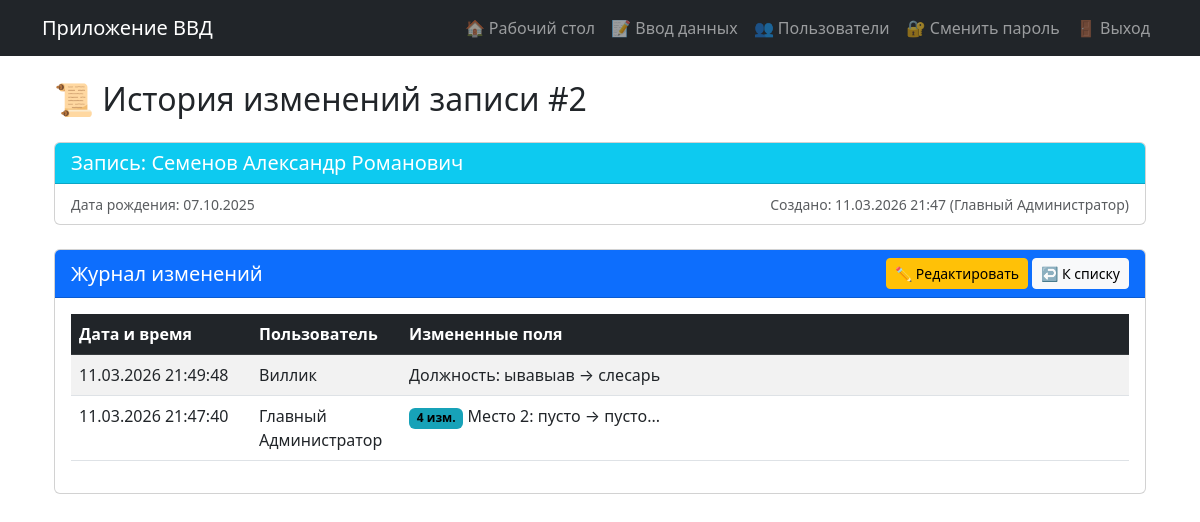
/record/history/2 (signed in), run on the app's committed database.
### models.py (models this page shows, shortened)
class PersonData(db.Model):
    __tablename__ = 'person_data'  # Новое имя таблицы!
    __table_args__ = {'extend_existing': True}  # Добавлено!
    id = db.Column(db.Integer, primary_key=True)
    last_name = db.Column(db.String(100))
    first_name = db.Column(db.String(100))
    middle_name = db.Column(db.String(100))
    birth_date = db.Column(db.Date)
    date2 = db.Column(db.Date)
    place2 = db.Column(db.String(255))
    category = db.Column(db.String(200))
    category_custom = db.Column(db.String(200))
    position = db.Column(db.String(200))
    rank = db.Column(db.String(100))
    number = db.Column(db.String(100))
    lp = db.Column(db.String(255))
    lp_reason = db.Column(db.String(1000))
    place = db.Column(db.String(200))
    ppr = db.Column(db.String(200))
    place2_field = db.Column(db.String(200))
    date4 = db.Column(db.Date)
    ee = db.Column(db.Date)
    ee4 = db.Column(db.Date)
    created_at = db.Column(db.DateTime, default=datetime.now)
    updated_at = db.Column(db.DateTime, default=datetime.now, onupdate=datetime.now)
    user_id = db.Column(db.Integer, db.ForeignKey('users.id'), nullable=False)
    edit_history = db.relationship('EditHistory', backref='record', lazy='dynamic', cascade='all, delete-orphan')
    relatives_list = db.relationship('Relative', back_populates='main_person', lazy=True, cascade='all, delete-orphan')

class User(UserMixin, db.Model):
    __tablename__ = 'users'  # Явно указываем имя таблицы Алиса
    __table_args__ = {'extend_existing': True}  # Добавлено!
    id = db.Column(db.Integer, primary_key=True)
    username = db.Column(db.String(80), unique=True, nullable=False)
    password = db.Column(db.String(200), nullable=False)
    full_name = db.Column(db.String(100))
    role = db.Column(db.String(20), default='user')
    entries = db.relationship('PersonData', backref='author', lazy=True, cascade='all, delete-orphan')
    def is_admin(self):
        return self.role == 'admin'

class EditHistory(db.Model):
    __tablename__ = 'edit_history'
    id = db.Column(db.Integer, primary_key=True)
    record_id = db.Column(db.Integer, db.ForeignKey('person_data.id'), nullable=False)
    user_id = db.Column(db.Integer, db.ForeignKey('users.id'), nullable=False)
    field_name = db.Column(db.String(100), nullable=False)  # Какое поле изменили
    old_value = db.Column(db.Text)  # Старое значение
    new_value = db.Column(db.Text)  # Новое значение
    edited_at = db.Column(db.DateTime, default=datetime.now)  # Когда изменили
    user = db.relationship('User', backref='edit_actions')

### app.py (the view)
@app.route('/record/history/<int:record_id>')
@app.route('/record/history/<int:record_id>')
@login_required
def record_history(record_id):
    record = PersonData.query.get_or_404(record_id)
    history = EditHistory.query.filter_by(record_id=record_id) \
        .order_by(EditHistory.edited_at.desc()).all()
    grouped = {}
    for entry in history:
        time_key = entry.edited_at.strftime('%Y-%m-%d %H:%M:%S')
        user_key = entry.user_id
        group_key = f"{time_key}_{user_key}"
        if group_key not in grouped:
            grouped[group_key] = {
                'edited_at': entry.edited_at,
                'user_name': entry.user.full_name or entry.user.username,
                'user_id': entry.user_id,
                'changes': []
            }
        field_names = {
            'last_name': 'Фамилия',
            'first_name': 'Имя',
            'middle_name': 'Отчество',
            'birth_date': 'Дата рождения',
            'date2': 'Дата 2',
            'place2': 'Место 2',
            'category': 'Категория',
            'category_custom': 'Свой вариант',
            'position': 'Должность',
            'rank': 'Звание',
            'number': 'Номер',
            'lp': 'ЛП',
            'lp_reason': 'Причина ЛП',
            'place': 'Место',
            'ppr': 'ППР',
            'place2_field': 'Место 2',
            'date4': 'Дата 4',
            'ee': 'ЭЭ',
            'ee4': 'ЭЭ4'
        }
        field_rus = field_names.get(entry.field_name, entry.field_name)
        old_val = entry.old_value if entry.old_value else 'пусто'
        new_val = entry.new_value if entry.new_value else 'пусто'
        grouped[group_key]['changes'].append({
            'field': field_rus,
            'old': old_val,
            'new': new_val,
            'display': f"{field_rus}: {old_val} → {new_val}",
            'short': f"{field_rus}: {old_val} → {new_val}"[:50]
        })
    grouped_history = []
    for group in grouped.values():
        grouped_history.append(group)
    grouped_history.sort(key=lambda x: x['edited_at'], reverse=True)
    return render_template('record_history.html',
                           record=record,
                           grouped_history=grouped_history)

### app.py (called while the page is built)
@login_manager.user_loader
def load_user(user_id):
    return db.session.get(User, int(user_id)) #User.query.get(int(user_id))

### templates/record_history.html (shortened to what this page needs)
{% extends "base.html" %}
{% block content %}
<div class="container-fluid">
    <h2 class="mb-4">📜 История изменений записи #{{ record.id }}</h2>
    <div class="card mb-4">
        <div class="card-header bg-info text-white">
            <h5 class="mb-0">Запись: {{ record.last_name }} {{ record.first_name }} {{ record.middle_name }}</h5>
        </div>
        <div class="card-body py-2">
            <div class="row">
                <div class="col-md-6">
                    <small class="text-muted">Дата рождения: {{ record.birth_date.strftime('%d.%m.%Y') if record.birth_date else '-' }}</small>
                </div>
                <div class="col-md-6 text-md-end">
                    <small class="text-muted">Создано: {{ record.created_at.strftime('%d.%m.%Y %H:%M') }} ({{ record.author.full_name or record.author.username }})</small>
                </div>
            </div>
        </div>
    </div>
    <div class="card">
        <div class="card-header bg-primary text-white d-flex justify-content-between align-items-center">
            <h5 class="mb-0">Журнал изменений</h5>
            <div>
                <a href="{{ url_for('edit_record', record_id=record.id) }}" class="btn btn-warning btn-sm">✏️ Редактировать</a>
                <a href="{{ url_for('all_records') }}" class="btn btn-light btn-sm">↩️ К списку</a>
            </div>
        </div>
        <div class="card-body">
            {% if grouped_history %}
            <div class="table-responsive">
                <table class="table table-striped table-hover">
                    <thead class="table-dark">
                        <tr>
                            <th style="width: 180px;">Дата и время</th>
                            <th style="width: 150px;">Пользователь</th>
                            <th>Измененные поля</th>
                        </tr>
                    </thead>
                    <tbody>
                        {% for group in grouped_history %}
                        <tr>
                            <td>{{ group.edited_at.strftime('%d.%m.%Y %H:%M:%S') }}</td>
                            <td>{{ group.user_name }}</td>
                            <td>
                                <div class="change-cell" data-changes='{{ group.changes|tojson|safe }}'>
                                    {% if group.changes|length == 1 %}
                                        {{ group.changes[0].display }}
                                    {% else %}
                                        <span class="badge" style="background-color: #17a2b8; color: #000000; font-weight: bold;">{{ group.changes|length }} изм.</span>
                                        <span class="change-summary">{{ group.changes[0].short }}...</span>
                                    {% endif %}
                                </div>
                            </td>
                        </tr>
                        {% endfor %}
                    </tbody>
                </table>
            </div>
            {% else %}
            <div class="alert alert-info mb-0">
                У этой записи пока нет истории изменений.
            </div>
            {% endif %}
        </div>
    </div>
</div>
{% endblock %}

### data on the page
PersonData: id "2", last_name "Семенов", first_name "Александр", middle_name "Романович", birth_date "07.10.2025", created_at "11.03.2026 21:47"
User: author "Главный Администратор", edited_at "11.03.2026 21:47:40", user_name "Главный Администратор", changes|length "4", changes "Место 2: пусто → пусто"
User: edited_at "11.03.2026 21:49:48", user_name "Виллик", changes "Должность: ывавыав → слесарь"
